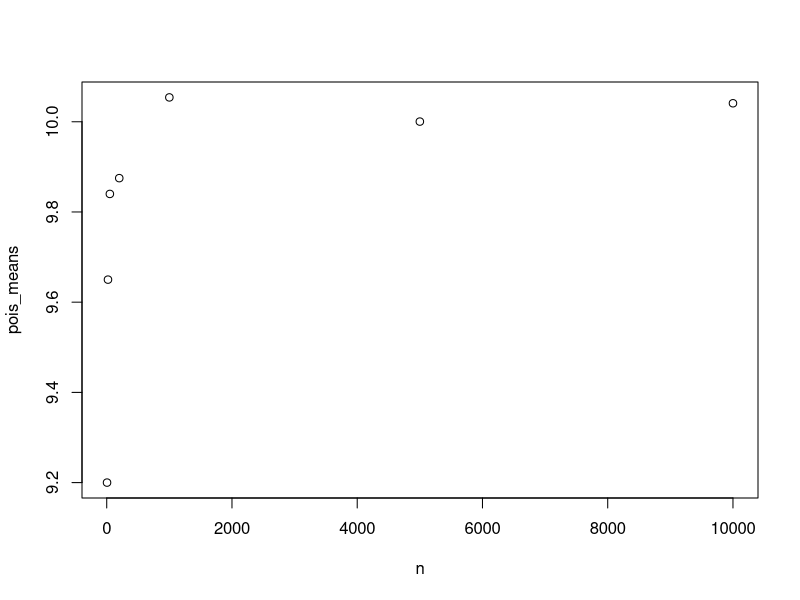
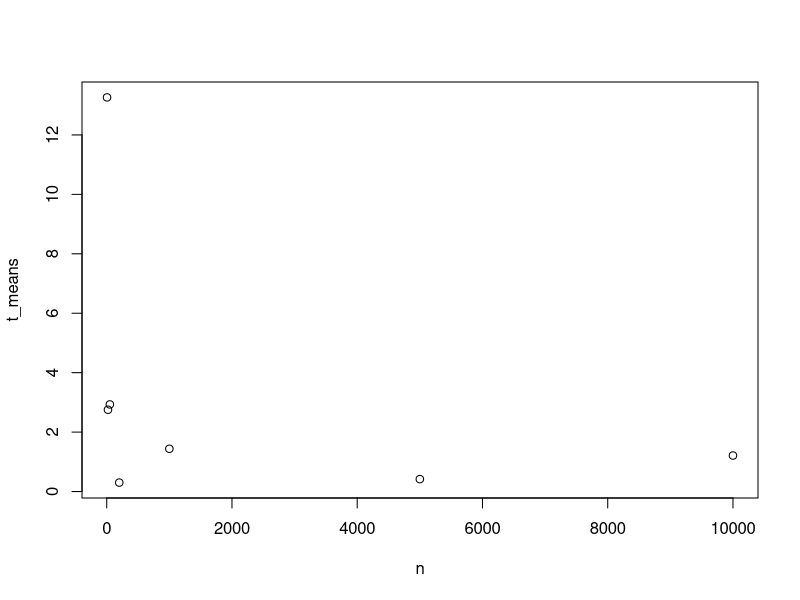
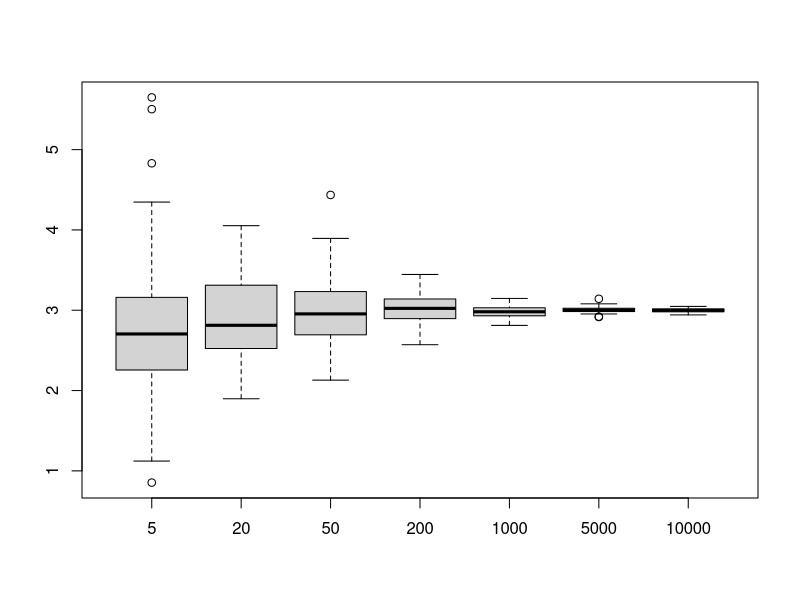

The R source for these figures, in order: (Note: this script raises an error after producing the figures.)
## Exercise sheet 1
# Ex 1.1 Law of large numbers
# a)

n = c(5 ,20, 50, 200, 1000, 5000, 10000)
#n = seq(1, 10000, 2)

lambda = 10

pois_means = numeric(length = length(n))

j =  0
for(i in n){
  j = j + 1
  pois_means[j] = mean(rpois(i, lambda = lambda))
}


plot(n, pois_means)

# b)

t_means = numeric(length = length(n))
j =  0
for(i in n){
  j = j + 1
  t_means[j] = mean(rt(i, df = 1))
}

plot(n, t_means)


# c)
nsims = 50
pois_means_mat = matrix(data = NA, nrow = nsims, ncol = length(n))

for(i in 1:nsims)
{
j =  0
for(ni in n){
  j = j + 1
  pois_means_mat[i, j] = mean(rchisq(ni, df = 3))
}
}
# Show with a boxplot
boxplot(pois_means_mat, names = n)

# Bring the data in logformat so we can scatter per n_factor
pois_means_long = melt(data = pois_means_mat)
pois_means_long
pois_means_long$X2 = factor(x = pois_means_long$X2, levels= n)
plot( as.numeric(pois_means_long$X2), pois_means_long$value, xaxt = "n")
axis(1, at = 1:7, labels = n)

## Ex 1.2 Central Limit Theorem
n = 50
sum_size = 100
chi_sums = numeric(length = n)
j =  0
for(i in 1:n){
  chi_sums[i] = sum(rchisq(sum_size, df = 1))
}

S = seq(0:(2 * sum_size))
plot(density(chi_sums, kernel = "gaussian"), col = "red", ylim = c(0, 0.04))
lines(S, dnorm(S, mean =  sum_size, sd = sqrt(2 * sum_size)), col = "blue")

## Ex 1.3 Confidence Intervals

# a)
confid = function(X, alpha = 0.05){
  limits = c(alpha / 2, 1 - alpha / 2)
  X_mean = mean(X)
  X_var = var(X)
  confid_int = qnorm(limits, mean =  X_mean, sd = sqrt(X_var))
  return(list("confid_int" = confid_int, "mean" = X_mean, "var" = X_var))
}
confid(rnorm(1000), alpha = 0.05)


# b)
data("iris")

confid(iris$Sepal.Length, 0.05)

library(dplyr)
group_by(iris, Species) %>% do(confid(X = .$Sepal.Length, alpha = 0.05))

unique(Species)
setosa = filter(iris, Species == "setosa")
versicolor = filter(iris, Species == "versicolor")
virginica = filter(iris, Species == "virginica")

confid(setosa$Sepal.Length, 0.05)

confid(versicolor$Sepal.Length, 0.05)

confid(virginica$Sepal.Length, 0.05)


## Ex 1.4
setwd("D:\\Uni\\Statistik\\1. Semester\\Monte_Carlo\\tutorials")
dax = read.csv("DAX.csv")
dax = dax[order(dax$Date), ]
dax$Date = as.Date(dax$Date)

dax.sd = sd(dax$Adj.Close)
dax.mean = mean(dax$Adj.Close)

wn = rnorm(n = length(dax$Adj.Close), mean = 0,  sd = 1)
rw = cumsum(wn)
dax$norm.adj.close = (dax$Adj.Close - dax.mean) / dax.sd

plot(dax$Date, rw,  col = "blue", type = "l")
lines(dax$Date, dax$norm.adj.close, type = "l")

returns = diff(dax$Adj.Close) / dax$Adj.Close[2:length(dax$Adj.Close)] * 100
plot(returns, type = "l")

autocor = function(data, lag = 1){
  x = data[(lag + 1): length(data)]
  x_lag = data[1: (length(data) - lag)]
  print(length(x_lag))
  return(cor(x, x_lag))
}


cors = sapply(1:20, function(x) autocor(returns, lag = x))
barplot(cors)


## Ex. 1.5

# Die Hansen-Hurwitz Methode rechnet jede Einheit hoch und bildet dann aus den gesampelten Einheiten den Durchschnitt.
# Im Gegensatz dazu wird beim simplen Verfahren der gemeinsame Durchschnitt der aller gesampelten Eingheiten verwendet.
# Das Verfahren ist robuster
